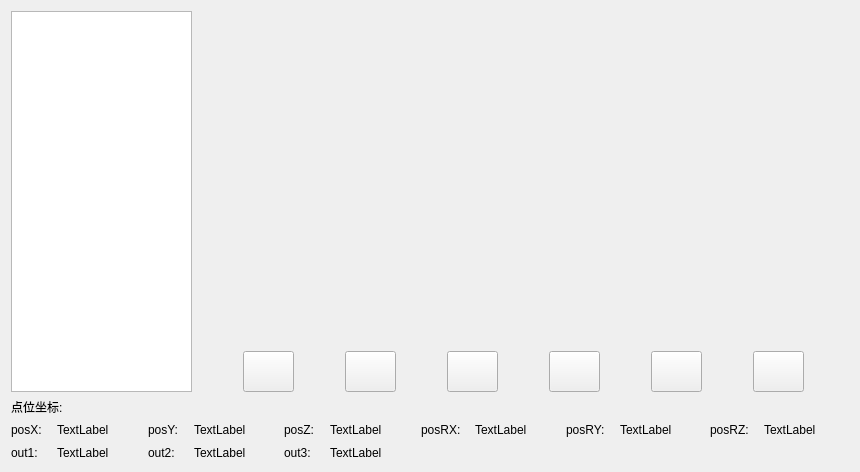
     <widget class="QWidget" name="tab_1">
      <attribute name="title">
       <string>Tab 1</string>
      </attribute>
      <layout class="QGridLayout" name="gridLayout_3">
       <item row="0" column="0">
        <layout class="QGridLayout" name="gridLayout">
         <item row="0" column="0" rowspan="2">
          <widget class="QListWidget" name="tab1listWidget">
           <property name="minimumSize">
            <size>
             <width>181</width>
             <height>381</height>
            </size>
           </property>
           <property name="maximumSize">
            <size>
             <width>181</width>
             <height>16777215</height>
            </size>
           </property>
          </widget>
         </item>
         <item row="0" column="1">
          <widget class="QVTKWidget" name="tab1widget" native="true">
           <property name="minimumSize">
            <size>
             <width>651</width>
             <height>331</height>
            </size>
           </property>
          </widget>
         </item>
         <item row="1" column="1">
          <layout class="QHBoxLayout" name="horizontalLayout">
           <item>
            <widget class="QPushButton" name="tab1pushButton_1">
             <property name="minimumSize">
              <size>
               <width>51</width>
               <height>41</height>
              </size>
             </property>
             <property name="maximumSize">
              <size>
               <width>51</width>
               <height>41</height>
              </size>
             </property>
             <property name="text">
              <string/>
             </property>
            </widget>
           </item>
           <item>
            <widget class="QPushButton" name="tab1pushButton_2">
             <property name="minimumSize">
              <size>
               <width>51</width>
               <height>41</height>
              </size>
             </property>
             <property name="maximumSize">
              <size>
               <width>51</width>
               <height>41</height>
              </size>
             </property>
             <property name="text">
              <string/>
             </property>
            </widget>
           </item>
           <item>
            <widget class="QPushButton" name="tab1pushButton_3">
             <property name="minimumSize">
              <size>
               <width>51</width>
               <height>41</height>
              </size>
             </property>
             <property name="maximumSize">
              <size>
               <width>51</width>
               <height>41</height>
              </size>
             </property>
             <property name="text">
              <string/>
             </property>
            </widget>
           </item>
           <item>
            <widget class="QPushButton" name="tab1pushButton_4">
             <property name="minimumSize">
              <size>
               <width>51</width>
               <height>41</height>
              </size>
             </property>
             <property name="maximumSize">
              <size>
               <width>51</width>
               <height>41</height>
              </size>
             </property>
             <property name="text">
              <string/>
             </property>
            </widget>
           </item>
           <item>
            <widget class="QPushButton" name="tab1pushButton_5">
             <property name="minimumSize">
              <size>
               <width>51</width>
               <height>41</height>
              </size>
             </property>
             <property name="maximumSize">
              <size>
               <width>51</width>
               <height>41</height>
              </size>
             </property>
             <property name="text">
              <string/>
             </property>
            </widget>
           </item>
           <item>
            <widget class="QPushButton" name="tab1pushButton_6">
             <property name="minimumSize">
              <size>
               <width>51</width>
               <height>41</height>
              </size>
             </property>
             <property name="maximumSize">
              <size>
               <width>51</width>
               <height>41</height>
              </size>
             </property>
             <property name="text">
              <string/>
             </property>
            </widget>
           </item>
          </layout>
         </item>
        </layout>
       </item>
       <item row="1" column="0">
        <layout class="QHBoxLayout" name="horizontalLayout_2">
         <item>
          <widget class="QLabel" name="label_9">
           <property name="minimumSize">
            <size>
             <width>81</width>
             <height>17</height>
            </size>
           </property>
           <property name="maximumSize">
            <size>
             <width>81</width>
             <height>17</height>
            </size>
           </property>
           <property name="text">
            <string>点位坐标:</string>
           </property>
          </widget>
         </item>
         <item>
          <widget class="QLabel" name="tab1pointstate">
           <property name="text">
            <string/>
           </property>
          </widget>
         </item>
        </layout>
       </item>
       <item row="2" column="0">
        <layout class="QGridLayout" name="gridLayout_2">
         <item row="0" column="0">
          <widget class="QLabel" name="label_3">
           <property name="minimumSize">
            <size>
             <width>40</width>
             <height>17</height>
            </size>
           </property>
           <property name="maximumSize">
            <size>
             <width>40</width>
             <height>17</height>
            </size>
           </property>
           <property name="text">
            <string>posX:</string>
           </property>
          </widget>
         </item>
         <item row="0" column="1">
          <widget class="QLabel" name="tab1realposX">
           <property name="text">
            <string>TextLabel</string>
           </property>
          </widget>
         </item>
         <item row="0" column="2">
          <widget class="QLabel" name="label_4">
           <property name="minimumSize">
            <size>
             <width>40</width>
             <height>17</height>
            </size>
           </property>
           <property name="maximumSize">
            <size>
             <width>40</width>
             <height>17</height>
            </size>
           </property>
           <property name="text">
            <string>posY:</string>
           </property>
          </widget>
         </item>
         <item row="0" column="3">
          <widget class="QLabel" name="tab1realposY">
           <property name="text">
            <string>TextLabel</string>
           </property>
          </widget>
         </item>
         <item row="0" column="4">
          <widget class="QLabel" name="label_6">
           <property name="minimumSize">
            <size>
             <width>40</width>
             <height>17</height>
            </size>
           </property>
           <property name="maximumSize">
            <size>
             <width>40</width>
             <height>17</height>
            </size>
           </property>
           <property name="text">
            <string>posZ:</string>
           </property>
          </widget>
         </item>
         <item row="0" column="5">
          <widget class="QLabel" name="tab1realposZ">
           <property name="text">
            <string>TextLabel</string>
           </property>
          </widget>
         </item>
         <item row="0" column="6">
          <widget class="QLabel" name="label_7">
           <property name="minimumSize">
            <size>
             <width>48</width>
             <height>17</height>
            </size>
           </property>
           <property name="maximumSize">
            <size>
             <width>48</width>
             <height>17</height>
            </size>
           </property>
           <property name="text">
            <string>posRX:</string>
           </property>
          </widget>
         </item>
         <item row="0" column="7">
          <widget class="QLabel" name="tab1realposRX">
           <property name="text">
            <string>TextLabel</string>
           </property>
          </widget>
         </item>
         <item row="0" column="8">
          <widget class="QLabel" name="label_5">
           <property name="minimumSize">
            <size>
             <width>48</width>
             <height>17</height>
            </size>
           </property>
           <property name="maximumSize">
            <size>
             <width>48</width>
             <height>17</height>
            </size>
           </property>
           <property name="text">
            <string>posRY:</string>
           </property>
          </widget>
         </item>
         <item row="0" column="9">
          <widget class="QLabel" name="tab1realposRY">
           <property name="text">
            <string>TextLabel</string>
           </property>
          </widget>
         </item>
         <item row="0" column="10">
          <widget class="QLabel" name="label_8">
           <property name="minimumSize">
            <size>
             <width>48</width>
             <height>17</height>
            </size>
           </property>
           <property name="maximumSize">
            <size>
             <width>48</width>
             <height>17</height>
            </size>
           </property>
           <property name="text">
            <string>posRZ:</string>
           </property>
          </widget>
         </item>
         <item row="0" column="11">
          <widget class="QLabel" name="tab1realposRZ">
           <property name="text">
            <string>TextLabel</string>
           </property>
          </widget>
         </item>
         <item row="1" column="0">
          <widget class="QLabel" name="label_10">
           <property name="minimumSize">
            <size>
             <width>40</width>
             <height>17</height>
            </size>
           </property>
           <property name="maximumSize">
            <size>
             <width>40</width>
             <height>17</height>
            </size>
           </property>
           <property name="text">
            <string>out1:</string>
           </property>
          </widget>
         </item>
         <item row="1" column="1">
          <widget class="QLabel" name="tab1realout1">
           <property name="text">
            <string>TextLabel</string>
           </property>
          </widget>
         </item>
         <item row="1" column="2">
          <widget class="QLabel" name="label_11">
           <property name="minimumSize">
            <size>
             <width>40</width>
             <height>17</height>
            </size>
           </property>
           <property name="maximumSize">
            <size>
             <width>40</width>
             <height>17</height>
            </size>
           </property>
           <property name="text">
            <string>out2:</string>
           </property>
          </widget>
         </item>
         <item row="1" column="3">
          <widget class="QLabel" name="tab1realout2">
           <property name="text">
            <string>TextLabel</string>
           </property>
          </widget>
         </item>
         <item row="1" column="4">
          <widget class="QLabel" name="label_12">
           <property name="text">
            <string>out3:</string>
           </property>
          </widget>
         </item>
         <item row="1" column="5">
          <widget class="QLabel" name="tab1realout3">
           <property name="text">
            <string>TextLabel</string>
           </property>
          </widget>
         </item>
        </layout>
       </item>
      </layout>
     </widget>
